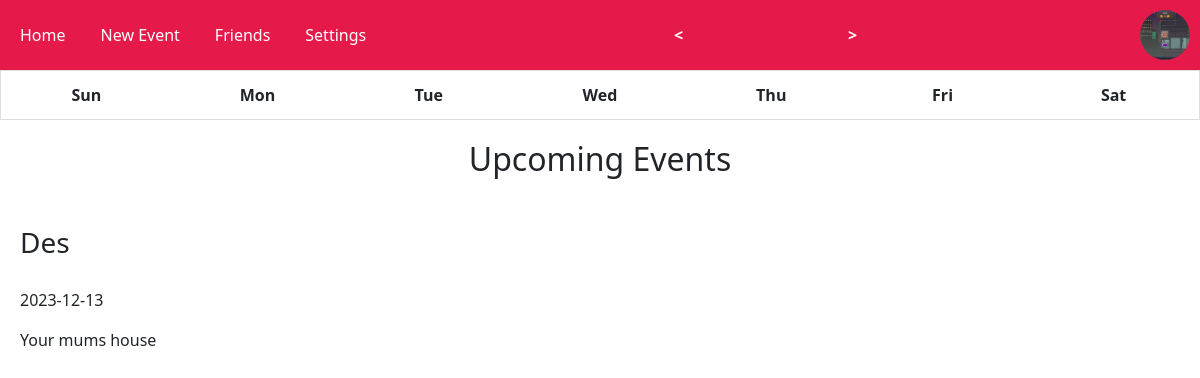
The page /home (signed in) on the database as committed earlier.
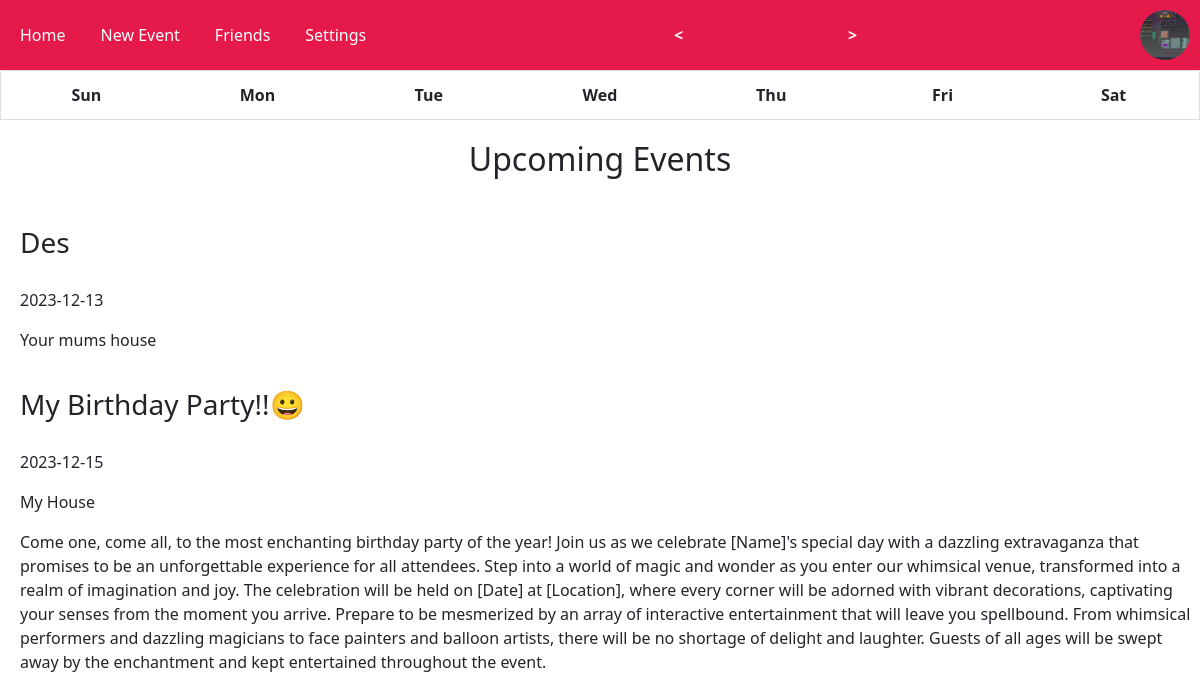
The same page on the database as committed later.
### run.py (models this page shows)
class Event(db.Model):
    id = db.Column(db.Integer, primary_key=True)
    name = db.Column(db.String(32))
    description = db.Column(db.String(120))
    location = db.Column(db.String(120))
    date = db.Column(db.String(120))
    time = db.Column(db.String(120))
    user_id = db.Column(db.Integer, db.ForeignKey('user.id'))

### run.py (the view)
@app.route('/home')
def home():
    if checkUser():
        username = User.query.filter_by(id=session['userID']).first().username
        picture = './static/uploads/' + username + '.jpg'
        events = Event.query.filter_by(user_id=session['userID']).all()
        invitations = EventFriend.query.filter_by(friend_id=session['userID']).all()
        eventInvitations = []
        for i in invitations:
            eventInvitations.append(Event.query.filter_by(id=i.event_id).first())
        return render_template('home.html', profile_picture=picture, username=username, events=events, eventInvitations=eventInvitations)
    else:
        return render_template('index.html')

### run.py (called while the page is built)
def checkUser():
    if session.get('logged_in'):
        return True
    else:
        return False

### templates/home.html (shortened to what this page needs)
{% extends 'base.html' %}
{% block content %}
<body onload="Calendar()">
  <nav>
    <div class="nav-links">
      <a href="/home">Home</a>
      <a href="/create_event">New Event</a>
      <a href="/friends">Friends</a>
      <a href="/settings">Settings</a>
    </div>
    <div class="month-nav">
      <button onclick="prevMonth()"><b> < </b></button>
      <a id="monthAndYear"></a>
      <button onclick="nextMonth()"><b> > </b></button>
    </div>
    <img id="profile-picture" src="{{ profile_picture }}" alt="Profile Picture" onclick="changeProfilePicture()">
  </nav>
  <table id="calendar">
    <thead>
      <tr>
        <th>Sun</th>
        <th>Mon</th>
        <th>Tue</th>
        <th>Wed</th>
        <th>Thu</th>
        <th>Fri</th>
        <th>Sat</th>
      </tr>
    </thead>
  </table>
  <h2>Upcoming Events</h2>
  {% for event in events %}
    <div class="event">
      <h3>{{ event.name }}</h3>
      <p>{{ event.date }}</p>
      <p>{{ event.location }}</p>
      <p>{{ event.description }}</p>
    </div>
  {% endfor %}
{% endblock %}

Rows that differ between the two databases and show on the page:
added Event: name "My Birthday Party!!😀", date "2023-12-15", location "My House", description "Come one, come all, to the most enchanting birthday party of the year! Join us as we celebrate [Name]'s special day with a dazzling extravaganza that promises to be an unforgettable experience for all attendees. Step into a world of magic and wonder as you enter our whimsical venue, transformed into a realm of imagination and joy. The celebration will be held on [Date] at [Location], where every corner will be adorned with vibrant decorations, captivating your senses from the moment you arrive. Prepare to be mesmerized by an array of interactive entertainment that will leave you spellbound. From whimsical performers and dazzling magicians to face painters and balloon artists, there will be…"
